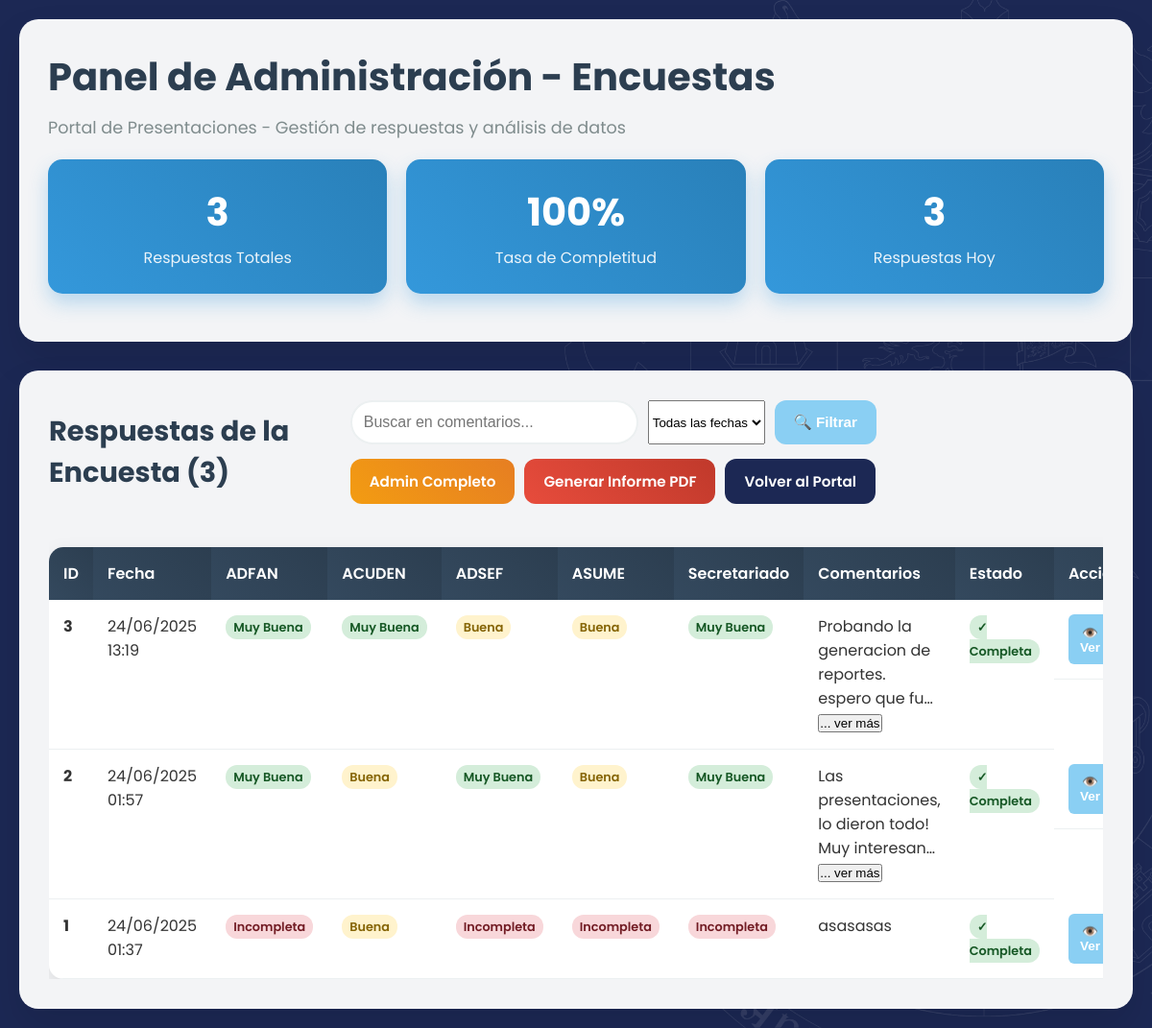
The page /dashboard/ (signed in) on the database its author committed.
### apps/encuestas/models.py (models this page shows, shortened)
class RespuestaEncuesta(models.Model):
    CALIFICACION_CHOICES = [
        ('muy_buena', 'Muy buena'),
        ('buena', 'Buena'),
        ('incompleta', 'Incompleta'),
    ]
    evaluacion_adfan = models.CharField(
        max_length=20,
        choices=CALIFICACION_CHOICES,
        blank=True,
        verbose_name="ADFAN"
    )
    evaluacion_acuden = models.CharField(
        max_length=20,
        choices=CALIFICACION_CHOICES,
        blank=True,
        verbose_name="ACUDEN"
    )
    evaluacion_adsef = models.CharField(
        max_length=20,
        choices=CALIFICACION_CHOICES,
        blank=True,
        verbose_name="ADSEF"
    )
    evaluacion_asume = models.CharField(
        max_length=20,
        choices=CALIFICACION_CHOICES,
        blank=True,
        verbose_name="ASUME"
    )
    evaluacion_secretariado = models.CharField(
        max_length=20,
        choices=CALIFICACION_CHOICES,
        blank=True,
        verbose_name="Secretariado"
    )
    comentarios = models.TextField(
        blank=True,
        max_length=1000,
        verbose_name="Comentarios adicionales"
    )
    ip_address = models.GenericIPAddressField(blank=True, null=True)
    user_agent = models.TextField(blank=True)
    creado_en = models.DateTimeField(auto_now_add=True)
    class Meta:
        verbose_name = 'Respuesta de Encuesta'
        verbose_name_plural = 'Respuestas de Encuestas'
        ordering = ['-creado_en']
    def calificacion_promedio(self):
        calificaciones = [
            self.evaluacion_adfan,
            self.evaluacion_acuden,
            self.evaluacion_adsef,
            self.evaluacion_asume,
            self.evaluacion_secretariado
        ]
        valores = []
        for cal in calificaciones:
            if cal == 'muy_buena':
                valores.append(3)
            elif cal == 'buena':
                valores.append(2)
            elif cal == 'incompleta':
                valores.append(1)
        return round(sum(valores) / len(valores), 1) if valores else 0
    def esta_completa(self):
        evaluaciones = [
            self.evaluacion_adfan,
            self.evaluacion_acuden,
            self.evaluacion_adsef,
            self.evaluacion_asume,
            self.evaluacion_secretariado
        ]
        return all(evaluaciones)

### apps/presentaciones/views.py (the view)
# urls.py: path('dashboard/', views.dashboard_admin, name='dashboard'),
@staff_member_required
def dashboard_admin(request):
    respuestas = RespuestaEncuesta.objects.all().order_by('-creado_en')
    paginator = Paginator(respuestas, 25)
    page_number = request.GET.get('page')
    page_obj = paginator.get_page(page_number)
    total_respuestas = respuestas.count()
    promedios = []
    for respuesta in respuestas:
        promedio = respuesta.calificacion_promedio()
        if promedio > 0:
            promedios.append(promedio)
    promedio_general = sum(promedios) / len(promedios) if promedios else 0
    hoy = timezone.now().date()
    respuestas_hoy = respuestas.filter(creado_en__date=hoy).count()
    respuestas_completas = sum(1 for r in respuestas if r.esta_completa())
    tasa_completitud = (respuestas_completas / total_respuestas * 100) if total_respuestas > 0 else 0
    filtro_fecha = request.GET.get('fecha', 'all')
    filtro_calificacion = request.GET.get('calificacion', 'all')
    context = {
        'page_obj': page_obj,
        'respuestas': page_obj.object_list,
        'total_respuestas': total_respuestas,
        'promedio_calificacion': round(promedio_general, 1),
        'respuestas_hoy': respuestas_hoy,
        'tasa_completitud': round(tasa_completitud),
        'filtro_fecha': filtro_fecha,
        'filtro_calificacion': filtro_calificacion,
    }
    return render(request, 'presentaciones/dashboard.html', context)

### templates/presentaciones/dashboard.html (shortened to what this page needs)
{% load static %}
<!DOCTYPE html>
<html lang="es">
    <head>
        <link rel="stylesheet" href="{% static 'css/style.css' %}">
    </head>
<body>
    <div class="admin-container">
        <div class="admin-header">
            <h1>Panel de Administración - Encuestas</h1>
            <p>Portal de Presentaciones - Gestión de respuestas y análisis de datos</p>
            <div class="stats-grid">
                <div class="stat-card">
                    <span class="stat-number">{{ total_respuestas }}</span>
                    <span class="stat-label">Respuestas Totales</span>
                </div>
                <div class="stat-card">
                    <span class="stat-number">{{ tasa_completitud }}%</span>
                    <span class="stat-label">Tasa de Completitud</span>
                </div>
                <div class="stat-card">
                    <span class="stat-number">{{ respuestas_hoy }}</span>
                    <span class="stat-label">Respuestas Hoy</span>
                </div>
            </div>
        </div>
        <div class="responses-section">
            <div class="responses-header">
                <h2>Respuestas de la Encuesta ({{ total_respuestas }})</h2>
                <div class="admin-controls">
                    <form method="GET" style="display: inline-flex; gap: 10px; flex-wrap: wrap;">
                        <input type="text"
                               name="search"
                               class="search-box"
                               placeholder="Buscar en comentarios..."
                               value="{{ request.GET.search }}">
                        <select name="fecha" onchange="this.form.submit()">
                            <option value="all" {% if filtro_fecha == 'all' %}selected{% endif %}>Todas las fechas</option>
                        </select>
                        <button type="submit" class="btn btn-primary">🔍 Filtrar</button>
                    </form>
                    <div class="admin-actions">
                        <a href="{% url 'admin:encuestas_respuestaencuesta_changelist' %}" class="btn btn-warning">
                            Admin Completo
                        </a>
                        <a href="{% url 'presentaciones:exportar_pdf' %}" class="btn btn-danger">
                            Generar Informe PDF
                        </a>
                        <a href="{% url 'presentaciones:portal' %}" class="btn btn-success">
                            Volver al Portal
                        </a>
                    </div>
                </div>
            </div>
            {% if page_obj %}
            <div class="table-responsive">
                <table class="responses-table">
                    <thead>
                        <tr>
                            <th>ID</th>
                            <th>Fecha</th>
                            <th>ADFAN</th>
                            <th>ACUDEN</th>
                            <th>ADSEF</th>
                            <th>ASUME</th>
                            <th>Secretariado</th>
                            <th>Comentarios</th>
                            <th>Estado</th>
                            <th>Acciones</th>
                        </tr>
                    </thead>
                    <tbody>
                        {% for respuesta in respuestas %}
                        <tr>
                            <td><strong>{{ respuesta.id }}</strong></td>
                            <td>{{ respuesta.creado_en|date:"d/m/Y H:i" }}</td>
                            <td>
                                {% if respuesta.evaluacion_adfan %}
                                    <span class="eval-badge eval-{{ respuesta.evaluacion_adfan }}">
                                        {{ respuesta.get_evaluacion_adfan_display }}
                                    </span>
                                {% else %}
                                    <span class="eval-badge eval-empty">-</span>
                                {% endif %}
                            </td>
                            <td>
                                {% if respuesta.evaluacion_acuden %}
                                    <span class="eval-badge eval-{{ respuesta.evaluacion_acuden }}">
                                        {{ respuesta.get_evaluacion_acuden_display }}
                                    </span>
                                {% else %}
                                    <span class="eval-badge eval-empty">-</span>
                                {% endif %}
                            </td>
                            <td>
                                {% if respuesta.evaluacion_adsef %}
                                    <span class="eval-badge eval-{{ respuesta.evaluacion_adsef }}">
                                        {{ respuesta.get_evaluacion_adsef_display }}
                                    </span>
                                {% else %}
                                    <span class="eval-badge eval-empty">-</span>
                                {% endif %}
                            </td>
                            <td>
                                {% if respuesta.evaluacion_asume %}
                                    <span class="eval-badge eval-{{ respuesta.evaluacion_asume }}">
                                        {{ respuesta.get_evaluacion_asume_display }}
                                    </span>
                                {% else %}
                                    <span class="eval-badge eval-empty">-</span>
                                {% endif %}
                            </td>
                            <td>
                                {% if respuesta.evaluacion_secretariado %}
                                    <span class="eval-badge eval-{{ respuesta.evaluacion_secretariado }}">
                                        {{ respuesta.get_evaluacion_secretariado_display }}
                                    </span>
                                {% else %}
                                    <span class="eval-badge eval-empty">-</span>
                                {% endif %}
                            </td>
                            <td class="comments-cell">
                                {% if respuesta.comentarios %}
                                    <div class="comment-preview" title="{{ respuesta.comentarios }}">
                                        {{ respuesta.comentarios|truncatechars:50 }}
                                        {% if respuesta.comentarios|length > 50 %}
                                            <button class="btn-show-more" onclick="showFullComment('{{ respuesta.comentarios|escapejs }}')">
                                                ... ver más
                                            </button>
                                        {% endif %}
                                    </div>
                                {% else %}
                                    <span class="no-comments">Sin comentarios</span>
                                {% endif %}
                            </td>
                            <td>
                                {% if respuesta.esta_completa %}
                                    <span class="status-badge status-complete">✓ Completa</span>
                                {% else %}
                                    <span class="status-badge status-partial">⚠ Incompleta</span>
                                {% endif %}
                            </td>
                            <td class="response-actions">
                                <button class="btn btn-primary btn-small" onclick="viewResponse({{ respuesta.id }})">👁️ Ver</button>
                            </td>
                        </tr>
                        {% endfor %}
                    </tbody>
                </table>
            </div>
            {% endif %}
        </div>
    </div>
</body>
</html>

### static/css/style.css (style rules this page uses)
* { margin: 0; padding: 0; box-sizing: border-box; }
body { position: relative; z-index: 0; background-color: #1c2854; color: #333; min-height: 100vh; font-family: 'Poppins', Tahoma, Geneva, Verdana, sans-serif; }
body::before { content: ""; position: absolute; top: 0; left: 0; width: 100%; height: 100%; background: url("../img/Escudo@2x.png") no-repeat right top; background-size: contain; opacity: 0.2; z-index: -1; }
.admin-container { max-width: 1400px; margin: 0 auto; padding: 20px; }
.admin-header { background: rgba(255, 255, 255, 0.95); backdrop-filter: blur(10px); border-radius: 20px; padding: 30px; margin-bottom: 30px; box-shadow: 0 20px 40px rgba(0, 0, 0, 0.1); }
.admin-header h1 { color: #2c3e50; font-size: 2.5rem; margin-bottom: 10px; }
.admin-header p { color: #7f8c8d; font-size: 1.1rem; }
.stats-grid { display: grid; grid-template-columns: repeat(auto-fit, minmax(250px, 1fr)); gap: 20px; margin: 20px 0; }
.stat-item, .stat-card { text-align: center; }
.stat-card { background: linear-gradient(45deg, #3498db, #2980b9); color: white; padding: 25px; border-radius: 15px; box-shadow: 0 10px 20px rgba(52, 152, 219, 0.3); }
.stat-number { font-size: 2rem; font-weight: bold; display: block; }
.stat-card .stat-number { font-size: 2.5rem; margin-bottom: 5px; }
.stat-label { font-size: 0.9rem; opacity: 0.8; }
.stat-card .stat-label { font-size: 1rem; opacity: 0.9; }
.presentation-card, .administration-block, .controls-section, .responses-section { background: rgba(255, 255, 255, 0.95); backdrop-filter: blur(10px); border-radius: 20px; padding: 30px; box-shadow: 0 20px 40px rgba(0, 0, 0, 0.1); transition: all 0.3s ease; border: 1px solid rgba(255, 255, 255, 0.2); }
.btn { padding: 12px 20px; border: none; border-radius: 12px; cursor: pointer; font-weight: 600; text-decoration: none; text-align: center; transition: all 0.3s ease; font-size: 0.95rem; display: inline-flex; align-items: center; gap: 8px; justify-content: center; }
.btn-primary { background-color: #8acff3; color: white; }
.btn-success { background-color: #1c2854; color: white; }
.btn-warning, .btn-survey { background: linear-gradient(45deg, #f39c12, #e67e22); color: white; }
.btn-danger { background: linear-gradient(45deg, #e74c3c, #c0392b); color: white; }
.btn-small { padding: 6px 12px; font-size: 0.85rem; border-radius: 6px; }
.control-group select, .control-group input, .search-box { padding: 12px; border: 2px solid #ecf0f1; border-radius: 10px; font-size: 1rem; transition: all 0.3s ease; }
.search-box { border-radius: 25px; width: 300px; }
.responses-table { width: 100%; border-collapse: collapse; margin-top: 20px; background: white; border-radius: 15px; overflow: hidden; box-shadow: 0 10px 25px rgba(0, 0, 0, 0.1); }
.responses-table th { background: linear-gradient(45deg, #34495e, #2c3e50); color: white; padding: 15px; text-align: left; font-weight: 600; }
.responses-table td { padding: 15px; border-bottom: 1px solid #ecf0f1; vertical-align: top; }
.responses-header { display: flex; justify-content: space-between; align-items: center; margin-bottom: 25px; }
.responses-header h2 { color: #2c3e50; font-size: 1.8rem; }
.status-badge { padding: 4px 12px; border-radius: 20px; font-size: 0.85rem; font-weight: 600; }
.status-complete { background: #d5f4e6; color: #27ae60; }
.response-actions { display: flex; gap: 8px; }

### templates/presentaciones/dashboard.html (style rules this page uses)
.eval-badge { padding: 4px 8px; border-radius: 12px; font-size: 0.8rem; font-weight: 600; text-transform: capitalize; white-space: nowrap; }
.eval-muy_buena { background: #d4edda; color: #155724; }
.eval-buena { background: #fff3cd; color: #856404; }
.eval-incompleta { background: #f8d7da; color: #721c24; }
.admin-controls { display: flex; gap: 15px; align-items: center; flex-wrap: wrap; justify-content: space-between; }
.admin-actions { display: flex; gap: 10px; }
.table-responsive { overflow-x: auto; }
.status-badge { padding: 4px 8px; border-radius: 12px; font-size: 0.8rem; font-weight: 600; }
.status-complete { background: #d4edda; color: #155724; }

### rows shown on the page
RespuestaEncuesta: id "3", creado_en "24/06/2025 13:19", evaluacion_adfan "Muy Buena", evaluacion_acuden "Muy Buena", evaluacion_adsef "Buena", evaluacion_asume "Buena", evaluacion_secretariado "Muy Buena", comentarios "Probando la generacion de reportes. espero que fu…", shows "✓ Completa"
RespuestaEncuesta: id "2", creado_en "24/06/2025 01:57", evaluacion_adfan "Muy Buena", evaluacion_acuden "Buena", evaluacion_adsef "Muy Buena", evaluacion_asume "Buena", evaluacion_secretariado "Muy Buena", comentarios "Las presentaciones, lo dieron todo! Muy interesan…", shows "✓ Completa"
RespuestaEncuesta: id "1", creado_en "24/06/2025 01:37", evaluacion_adfan "Incompleta", evaluacion_acuden "Buena", evaluacion_adsef "Incompleta", evaluacion_asume "Incompleta", evaluacion_secretariado "Incompleta", comentarios "asasasas", shows "✓ Completa"

### other values the page prints
{{ total_respuestas }} "3"
{{ tasa_completitud }} "100"
{{ respuestas_hoy }} "3"
